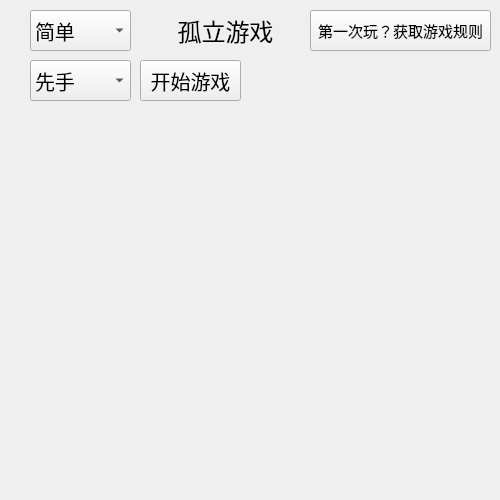
<?xml version="1.0" encoding="UTF-8"?>
<ui version="4.0">
 <class>Isolation</class>
 <widget class="QMainWindow" name="Isolation">
  <property name="geometry">
   <rect>
    <x>0</x>
    <y>0</y>
    <width>500</width>
    <height>500</height>
   </rect>
  </property>
  <property name="windowTitle">
   <string>孤立游戏</string>
  </property>
  <widget class="QWidget" name="centralwidget">
   <widget class="QLabel" name="label_title">
    <property name="geometry">
     <rect>
      <x>140</x>
      <y>10</y>
      <width>171</width>
      <height>41</height>
     </rect>
    </property>
    <property name="font">
     <font>
      <pointsize>18</pointsize>
     </font>
    </property>
    <property name="text">
     <string>孤立游戏</string>
    </property>
    <property name="alignment">
     <set>Qt::AlignCenter</set>
    </property>
   </widget>
   <widget class="QComboBox" name="cb_level">
    <property name="geometry">
     <rect>
      <x>30</x>
      <y>10</y>
      <width>101</width>
      <height>41</height>
     </rect>
    </property>
    <property name="font">
     <font>
      <pointsize>15</pointsize>
     </font>
    </property>
    <item>
     <property name="text">
      <string>简单</string>
     </property>
    </item>
    <item>
     <property name="text">
      <string>中等</string>
     </property>
    </item>
    <item>
     <property name="text">
      <string>困难</string>
     </property>
    </item>
   </widget>
   <widget class="QComboBox" name="cb_first">
    <property name="geometry">
     <rect>
      <x>30</x>
      <y>60</y>
      <width>101</width>
      <height>41</height>
     </rect>
    </property>
    <property name="font">
     <font>
      <pointsize>15</pointsize>
     </font>
    </property>
    <item>
     <property name="text">
      <string>先手</string>
     </property>
    </item>
    <item>
     <property name="text">
      <string>后手</string>
     </property>
    </item>
   </widget>
   <widget class="QPushButton" name="pbtn_rule">
    <property name="geometry">
     <rect>
      <x>310</x>
      <y>10</y>
      <width>181</width>
      <height>41</height>
     </rect>
    </property>
    <property name="font">
     <font>
      <pointsize>11</pointsize>
     </font>
    </property>
    <property name="text">
     <string>第一次玩？获取游戏规则</string>
    </property>
   </widget>
   <widget class="QLabel" name="label_status">
    <property name="geometry">
     <rect>
      <x>250</x>
      <y>60</y>
      <width>81</width>
      <height>41</height>
     </rect>
    </property>
    <property name="font">
     <font>
      <pointsize>13</pointsize>
     </font>
    </property>
    <property name="text">
     <string/>
    </property>
   </widget>
   <widget class="QLabel" name="label_moves">
    <property name="geometry">
     <rect>
      <x>350</x>
      <y>60</y>
      <width>141</width>
      <height>41</height>
     </rect>
    </property>
    <property name="font">
     <font>
      <pointsize>13</pointsize>
     </font>
    </property>
    <property name="text">
     <string/>
    </property>
   </widget>
   <widget class="QPushButton" name="pbtn_start">
    <property name="geometry">
     <rect>
      <x>140</x>
      <y>60</y>
      <width>101</width>
      <height>41</height>
     </rect>
    </property>
    <property name="font">
     <font>
      <pointsize>15</pointsize>
     </font>
    </property>
    <property name="text">
     <string>开始游戏</string>
    </property>
   </widget>
  </widget>
 </widget>
 <resources/>
 <connections/>
</ui>
